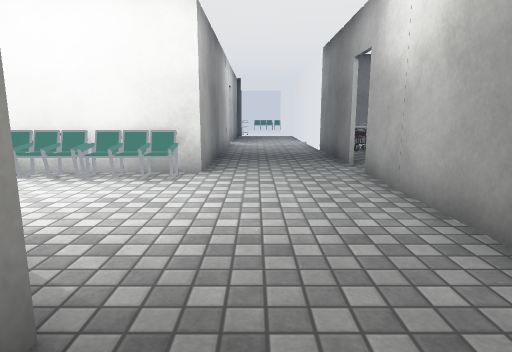
[1] (above)

24 first-person views from a walk through a 3-D level made in the Unity game engine. The camera is 1.2 m above the floor, tilts 10° down and sees 75° across. Doors are open. The floor is counted in squares, 1 m on a side. Each view is taken from the middle of a square. On the plan, view 1 faces up. The plan holds only what a view shows up to about 14 squares ahead; the rest is blank. The place goes on beyond the plan. The player is left out. Some animated figures are not drawn. Some surface patterns are stand-ins.

[2]
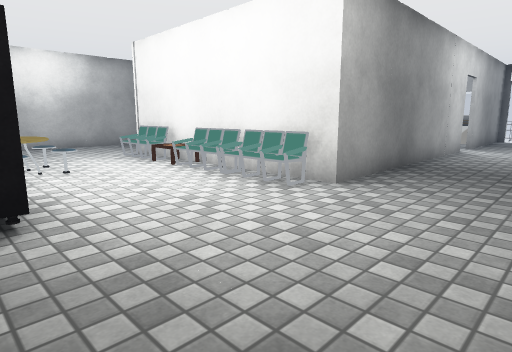

[3]
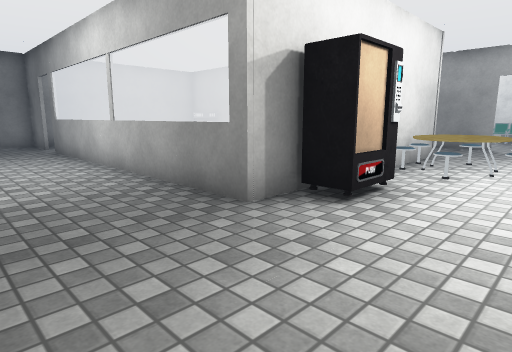

[4]
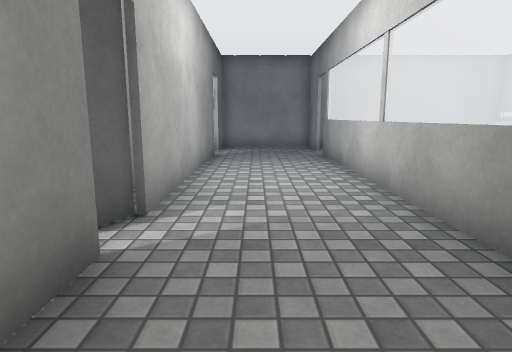

[5]
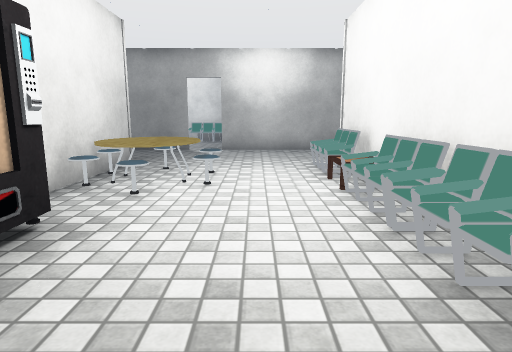

[6]
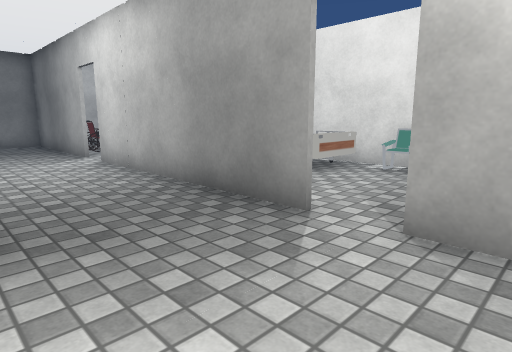

[7]
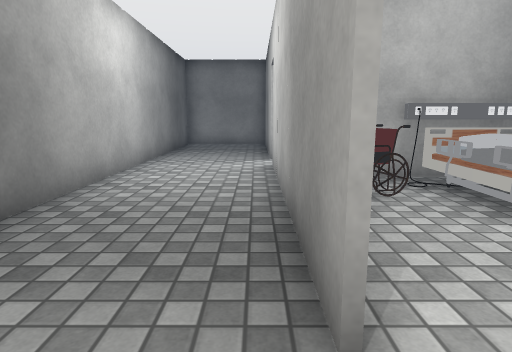

[8]
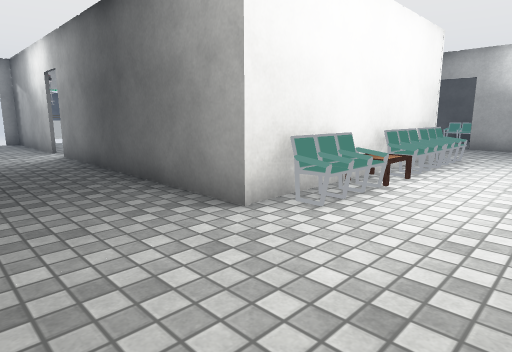

[9]
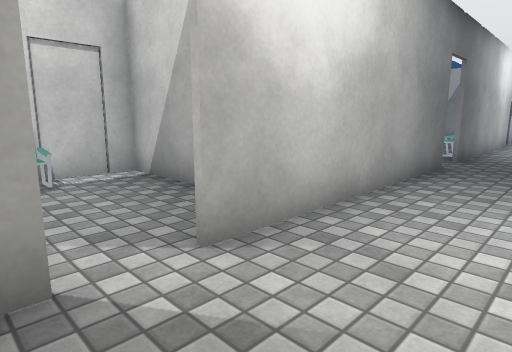

[10]
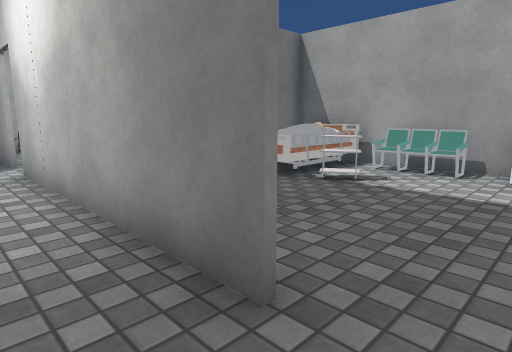

[11]
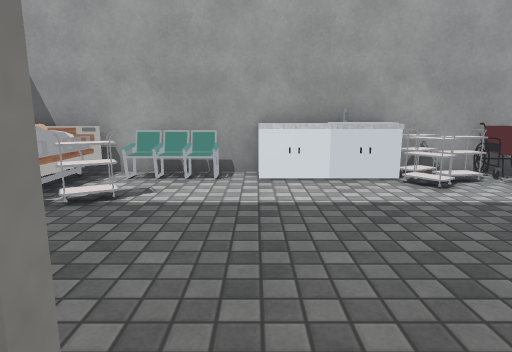

[12]
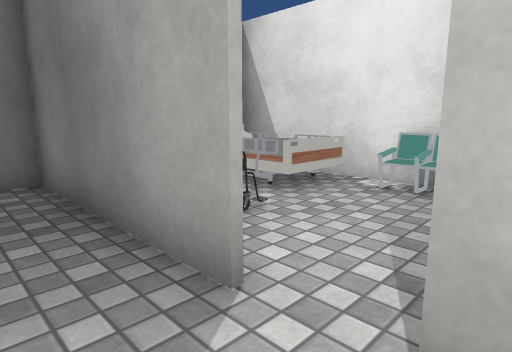

[13]
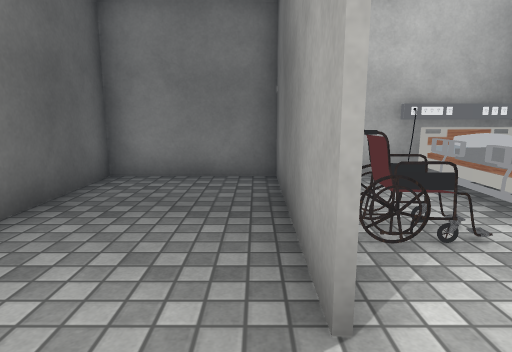

[14]
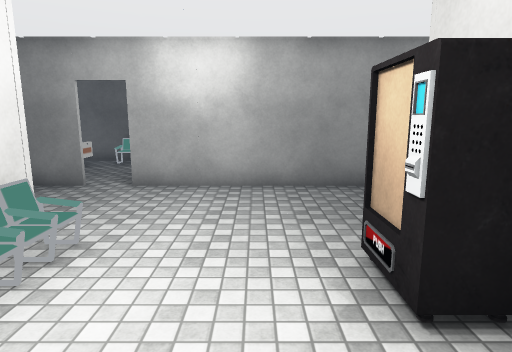

[15]
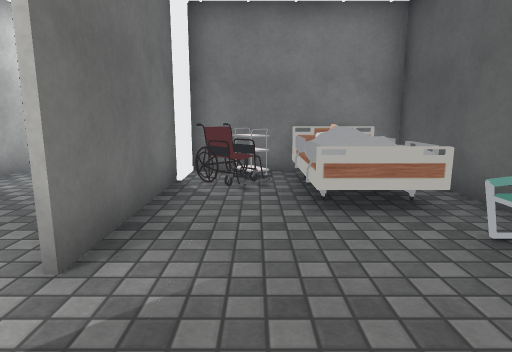

[16]
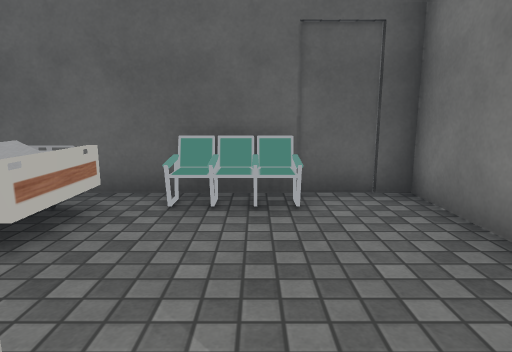

[17]
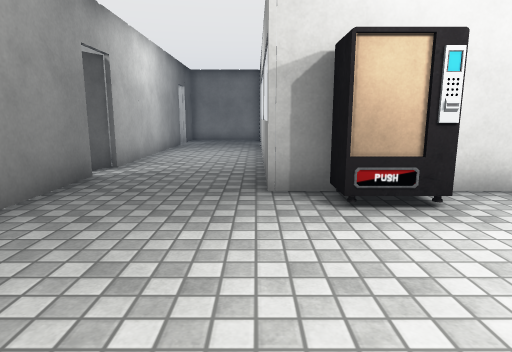

[18]
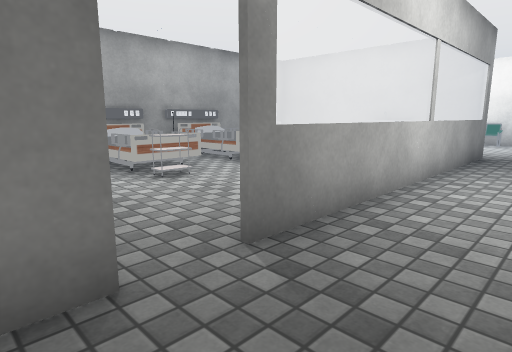

[19]
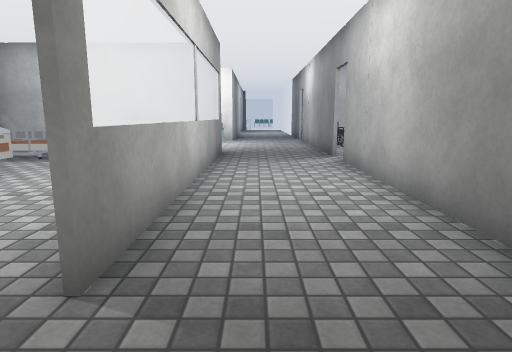

[20]
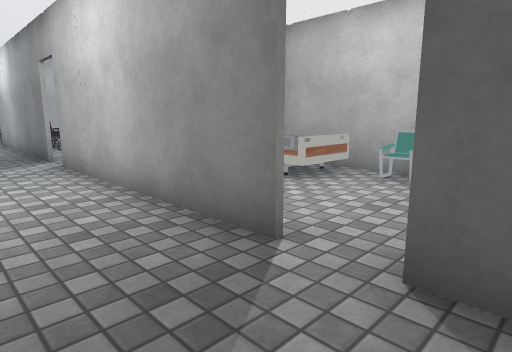

[21]
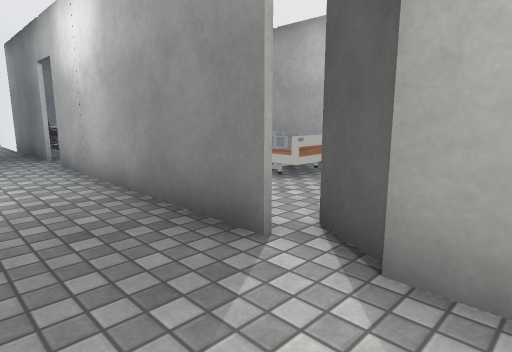

[22]
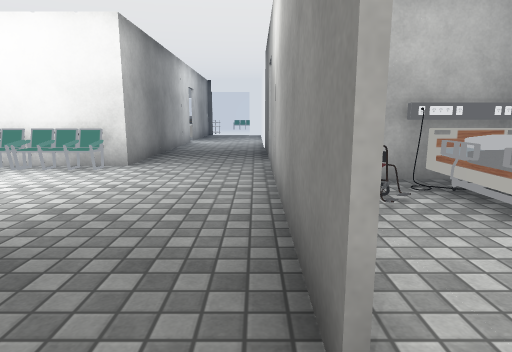

[23]
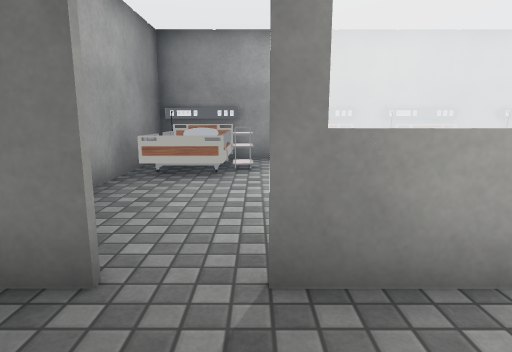

[24]
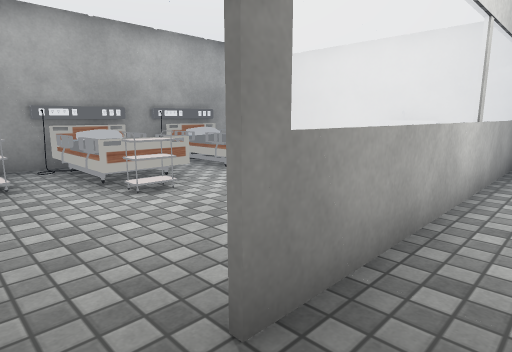

### Floor plan
Key: @ floor where view 1 was taken; # wall or solid block; x gap in a wall; . main floor; : floor 0.5 m higher than the main floor; + floor 0.75 m higher than the main floor; / step, stairs or slope; = window, fence, low wall or low ledge; C chair; T table; B bed; S sink; O other object.
Columns run from 20 left of view 1 to 9 right of it. Each row starts with its distance up from view 1.
 14 #SS... O...#       #..##   #
 13 #S.....#...#       #...#O###
 12 #S.....#...#       #..#O.++#
 11 #O.........#       #..#..+B#
 10 #C.....#...#       #..#...B#
  9 ##.O...#...#       #..#....C
  8 #..O.. #...#  O    #.......#
  7 ##  B  #...#C#O###C...#.....#
  6 ## #B  #.......C......##...##
  5  ##.####...............##BB###
  4   #....#.....//........OOBB#
  3    #......../  /.O.....#.BB#
  2    C...#.....#T##OO....#.BB
  1    #B..#...##. SSS #...#..
  0    B B.#...B    S  #@..x.
 -1    BBBO#...# B.    #...#
 -2    BBBO#...#  ..   O...#
 -3    #####...#   ..  O...#
 -4        #...B :+.. O#..##
 -5     .......# ..... =..#
 -6    C...#...B  +O.. #..#
 -7    ....#...#B.BO.. =..#
 -8    BBB.O...#.O.... #..#
 -9    BBB.#...#+++....x..##
-10    #BB #...B  B    #...#
-11    ############## ######

Positions as (right, up) in squares from view 1, and headings:
1: (0, 0), facing up
2: (2, 2), facing up-left
3: (2, 5), facing down-left
4: (1, 3), facing down
5: (0, 5), facing left
6: (-9, 5), facing down-left
7: (-12, 4), facing down
8: (-12, 4), facing up-right
9: (-10, 2), facing up-left
10: (-11, 12), facing down-left
11: (-12, 11), facing left
12: (-11, -4), facing down-left
13: (-12, -4), facing down
14: (-6, 4), facing right
15: (4, 6), facing up
16: (2, 8), facing right
17: (-1, 7), facing down
18: (1, -10), facing up-left
19: (0, -10), facing up
20: (0, -10), facing up-right
21: (0, -2), facing up-right
22: (2, -1), facing up
23: (1, -8), facing left
24: (0, -9), facing up-left
